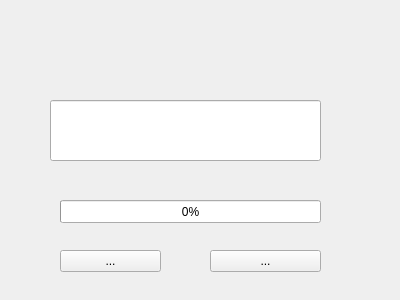
<?xml version="1.0" encoding="UTF-8"?>
<ui version="4.0">
 <class>Form</class>
 <widget class="QWidget" name="Form">
  <property name="geometry">
   <rect>
    <x>0</x>
    <y>0</y>
    <width>400</width>
    <height>300</height>
   </rect>
  </property>
  <property name="windowTitle">
   <string>Form</string>
  </property>
  <widget class="QToolButton" name="download_button">
   <property name="geometry">
    <rect>
     <x>60</x>
     <y>250</y>
     <width>101</width>
     <height>22</height>
    </rect>
   </property>
   <property name="text">
    <string>...</string>
   </property>
  </widget>
  <widget class="QToolButton" name="open_button">
   <property name="geometry">
    <rect>
     <x>210</x>
     <y>250</y>
     <width>111</width>
     <height>22</height>
    </rect>
   </property>
   <property name="text">
    <string>...</string>
   </property>
  </widget>
  <widget class="QProgressBar" name="pbar">
   <property name="geometry">
    <rect>
     <x>60</x>
     <y>200</y>
     <width>261</width>
     <height>23</height>
    </rect>
   </property>
   <property name="value">
    <number>0</number>
   </property>
   <property name="invertedAppearance">
    <bool>false</bool>
   </property>
  </widget>
  <widget class="QLineEdit" name="lineEdit">
   <property name="geometry">
    <rect>
     <x>50</x>
     <y>100</y>
     <width>271</width>
     <height>61</height>
    </rect>
   </property>
  </widget>
 </widget>
 <resources/>
 <connections/>
</ui>
